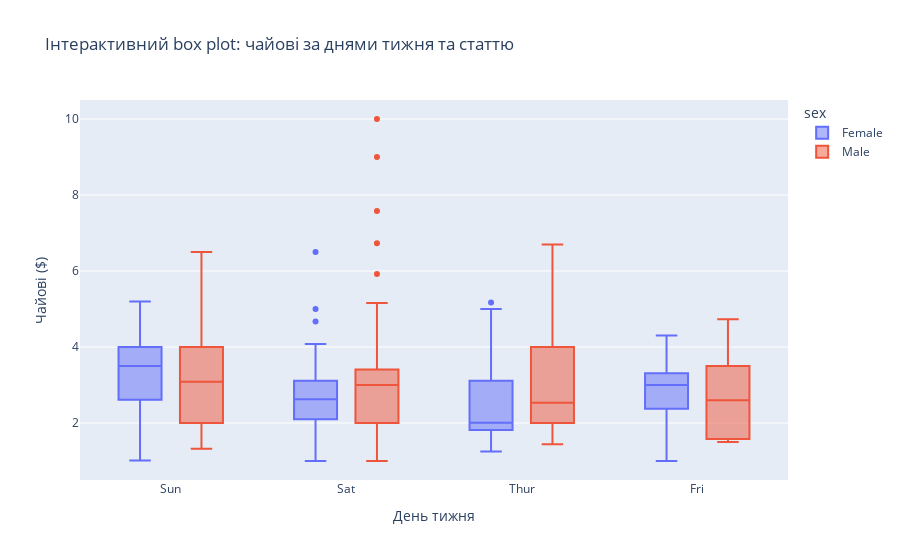

Notebook code cell kept with this figure:
### Markdown cell above
---

**6. Інтерактивний box plot: чайові за днями та статтю**

Створіть інтерактивний box plot для чайових за днями тижня з розбивкою за кольором по статі.

### Code cell
# Інтерактивний box plot: чайові за днями з розбивкою по статі
fig = px.box(
    df,
    x='day',
    y='tip',
    color='sex',  # розділення по статі
    labels={'day': 'День тижня', 'tip': 'Чайові ($)'},
    title="Інтерактивний box plot: чайові за днями тижня та статтю"
)
fig.show()

### Figure 1 — Plotly figure (JSON) as saved in the notebook; plotly's stock layout.template omitted (floating-point values rounded to 4 significant figures; data arrays with more than 128 entries replaced by an {"elided": "..."} marker saying what was removed)
{"data": [{"alignmentgroup": "True", "hovertemplate": "sex=Female<br>День тижня=%{x}<br>Чайові ($)=%{y}<extra></extra>", "legendgroup": "Female", "marker": {"color": "#636efa"}, "name": "Female", "notched": false, "offsetgroup": "Female", "orientation": "v", "showlegend": true, "type": "box", "x": ["Sun", "Sun", "Sun", "Sun", "Sun", "Sun", "Sat", "Sat", "Sat", "Sat", "Sat", "Sat", "Sun", "Sun", "Sat", "Sat", "Sat", "Sat", "Sat", "Sat", "Sat", "Thur", "Thur", "Fri", "Fri", "Fri", "Fri", "Fri", "Sat", "Sat", "Sat", "Sat", "Sat", "Sun", "Sun", "Thur", "Thur", "Thur", "Thur", "Thur", "Thur", "Thur", "Thur", "Thur", "Thur", "Thur", "Thur", "Thur", "Thur", "Thur", "Thur", "Thur", "Thur", "Thur", "Thur", "Thur", "Thur", "Sun", "Sun", "Sun", "Sun", "Sun", "Sat", "Sat", "Sun", "Sun", "Sun", "Thur", "Thur", "Thur", "Thur", "Thur", "Thur", "Thur", "Sat", "Sat", "Sat", "Sat", "Sat", "Fri", "Fri", "Fri", "Fri", "Sat", "Sat", "Sat", "Thur"], "x0": " ", "xaxis": "x", "y": [1.01, 3.61, 5, 3.02, 1.67, 3.5, 2.75, 2.23, 3, 3, 2.45, 3.07, 2.6, 5.2, 1.5, 2.47, 1, 3, 3.14, 5, 2.2, 1.83, 5.17, 1, 4.3, 3.25, 2.5, 3, 2.5, 3.48, 4.08, 4, 1, 4, 3.5, 1.5, 1.8, 2.92, 1.68, 2.52, 4.2, 2, 2, 2.83, 1.5, 2, 3.25, 1.25, 2, 2, 2.75, 3.5, 5, 2.3, 1.5, 1.36, 1.63, 5.14, 3.75, 2.61, 2, 3, 1.61, 2, 4, 3.5, 3.5, 4.19, 5, 2, 2.01, 2, 2.5, 3.23, 2.23, 2.5, 6.5, 1.1, 3.09, 3.48, 3, 2.5, 2, 2.88, 4.67, 2, 3], "y0": " ", "yaxis": "y"}, {"alignmentgroup": "True", "hovertemplate": "sex=Male<br>День тижня=%{x}<br>Чайові ($)=%{y}<extra></extra>", "legendgroup": "Male", "marker": {"color": "#EF553B"}, "name": "Male", "notched": false, "offsetgroup": "Male", "orientation": "v", "showlegend": true, "type": "box", "x": {"elided": "157 str values"}, "x0": " ", "xaxis": "x", "y": {"elided": "157 float values"}, "y0": " ", "yaxis": "y"}], "layout": {"autosize": true, "boxmode": "group", "legend": {"title": {"text": "sex"}, "tracegroupgap": 0}, "title": {"text": "Інтерактивний box plot: чайові за днями тижня та статтю"}, "xaxis": {"anchor": "y", "autorange": true, "domain": [0, 1], "range": [-0.5203, 3.52], "title": {"text": "День тижня"}, "type": "category"}, "yaxis": {"anchor": "x", "autorange": true, "domain": [0, 1], "range": [0.5, 10.5], "title": {"text": "Чайові ($)"}, "type": "linear"}}}
